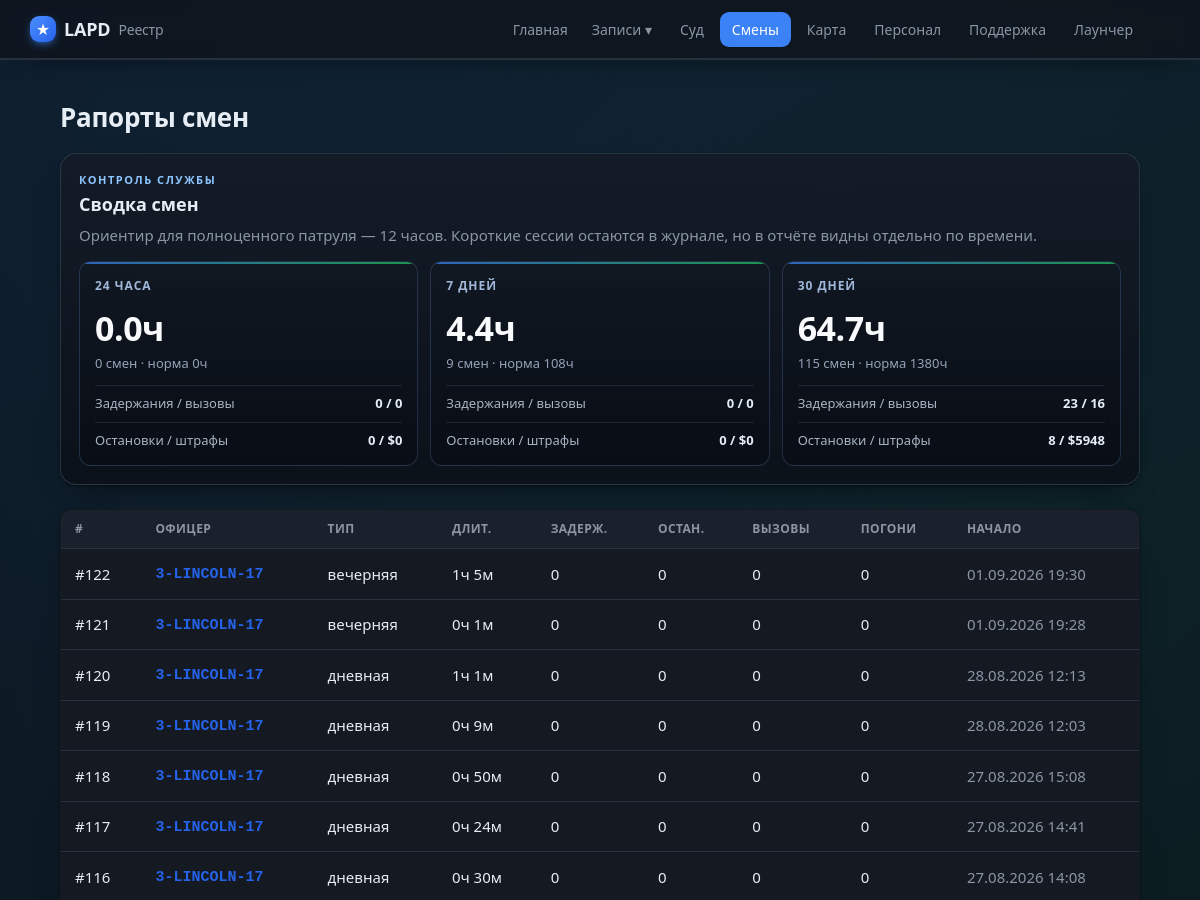
Page /shifts (upper part) on the earlier database version.
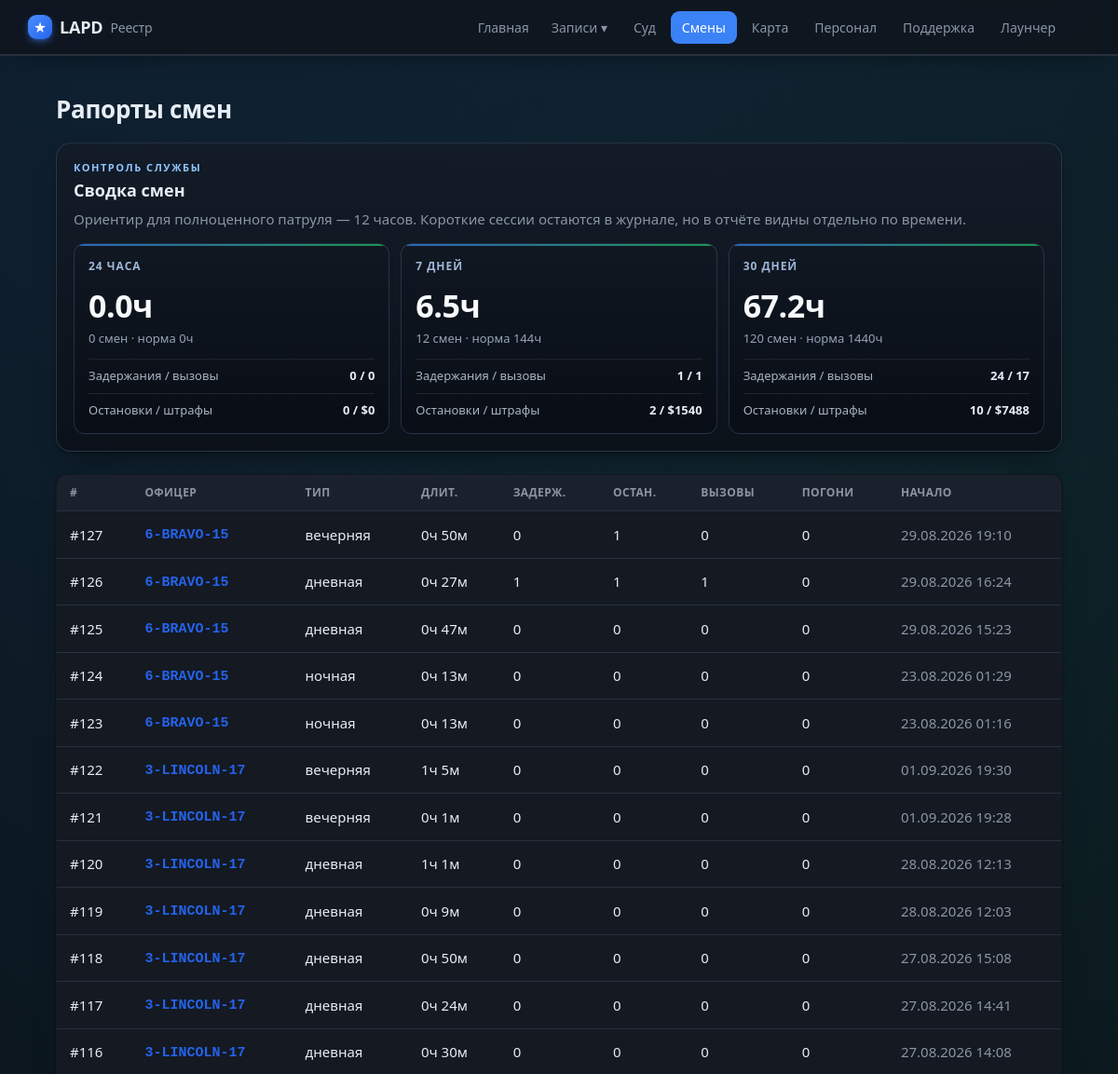
Same page on the later database version.
### tables this page shows
CREATE TABLE shifts (
                id INTEGER PRIMARY KEY AUTOINCREMENT,
                officer_id INTEGER NOT NULL,
                shift_type TEXT,
                started_at TEXT NOT NULL,
                ended_at TEXT,
                duration_min INTEGER DEFAULT 0,
                arrests INTEGER DEFAULT 0,
                traffic_stops INTEGER DEFAULT 0,
                pursuits INTEGER DEFAULT 0,
                pit INTEGER DEFAULT 0,
                callouts INTEGER DEFAULT 0,
                fines_total INTEGER DEFAULT 0,
                is_test INTEGER DEFAULT 0, source_ext TEXT,
                FOREIGN KEY (officer_id) REFERENCES officers(id)
            );

CREATE TABLE officers (
                id INTEGER PRIMARY KEY AUTOINCREMENT,
                callsign TEXT UNIQUE NOT NULL,
                name TEXT
            , current_status TEXT, status_since TEXT, rank TEXT, department TEXT, discord TEXT, is_admin INTEGER);

### app/main.py (the view)
@app.route("/shifts")
def shifts():
    return render_template("shifts.html", shifts=db.list_shifts(200),
                           periods=db.shift_periods())

### app/db.py (called while the page is built)
def fmt_dt(iso):
    try:
        dt = datetime.datetime.fromisoformat(iso)
        return dt.strftime("%d.%m.%Y %H:%M")
    except Exception:
        return iso or "—"

@contextmanager
def get_conn():
    conn = sqlite3.connect(config.DB_PATH)
    conn.row_factory = sqlite3.Row
    try:
        yield conn
        conn.commit()
    finally:
        conn.close()

def _row_to_shift(r):
    d = dict(r)
    d["is_test"] = bool(r["is_test"]) if "is_test" in r.keys() else False
    d["type_ru"] = SHIFT_TYPE_RU.get(r["shift_type"], r["shift_type"] or "—")
    dm = r["duration_min"] or 0
    d["duration_h"] = f"{dm // 60}ч {dm % 60}м"
    d["started_fmt"] = fmt_dt(r["started_at"])
    return d

def list_shifts(limit=100, officer_id=None):
    q = """SELECT shifts.*, officers.callsign, officers.name AS officer_name
           FROM shifts JOIN officers ON officers.id = shifts.officer_id"""
    params = []
    if officer_id:
        q += " WHERE shifts.officer_id=?"; params.append(officer_id)
    q += " ORDER BY shifts.id DESC LIMIT ?"; params.append(limit)
    with get_conn() as c:
        return [_row_to_shift(r) for r in c.execute(q, params).fetchall()]

### app/templates/shifts.html (shortened to what this page needs)
{% extends "base.html" %}
{% block content %}
<div class="case-head">
  <h1>Рапорты смен</h1>
</div>
<section class="period-panel">
  <div class="section-kicker">Контроль службы</div>
  <h2>Сводка смен</h2>
  <p class="muted">Ориентир для полноценного патруля — 12 часов. Короткие сессии остаются в журнале, но в отчёте видны отдельно по времени.</p>
  <div class="period-grid">
    {% for p in periods %}
      <article class="period-card">
        <div class="period-title">{{ p.label }}</div>
        <div class="period-main">{{ p.hours }}ч</div>
        <div class="period-sub">{{ p.count }} смен · норма {{ (p.count * 12) }}ч</div>
        <div class="period-line">
          <span>Задержания / вызовы</span>
          <b>{{ p.arrests }} / {{ p.callouts }}</b>
        </div>
        <div class="period-line">
          <span>Остановки / штрафы</span>
          <b>{{ p.traffic_stops }} / ${{ p.fines_total }}</b>
        </div>
      </article>
    {% endfor %}
  </div>
</section>
{% if shifts %}
<table class="tbl">
  <thead><tr><th>#</th><th>Офицер</th><th>Тип</th><th>Длит.</th><th>Задерж.</th><th>Остан.</th><th>Вызовы</th><th>Погони</th><th>Начало</th></tr></thead>
  <tbody>
  {% for s in shifts %}
    <tr onclick="location='{{ url_for('shift_view', sid=s.id) }}'">
      <td><a class="row-link" href="{{ url_for('shift_view', sid=s.id) }}" onclick="event.stopPropagation()">#{{ s.id }}</a></td>
      <td>{% if s.callsign %}<a class="cs" href="{{ url_for('officer_view', callsign=s.callsign) }}" onclick="event.stopPropagation()">{{ s.callsign }}</a>{% else %}—{% endif %}
        {% if s.is_test %}<span class="tag test">ТЕСТ</span>{% endif %}</td>
      <td>{{ s.type_ru }}</td>
      <td>{{ s.duration_h }}</td>
      <td>{{ s.arrests }}</td>
      <td>{{ s.traffic_stops }}</td>
      <td>{{ s.callouts }}</td>
      <td>{{ s.pursuits }}</td>
      <td class="muted">{{ s.started_fmt }}</td>
    </tr>
  {% endfor %}
  </tbody>
</table>
{% else %}
  <p class="empty">Смен пока нет<span class="empty-sub">После закрытия игры агент отправит первый рапорт автоматически.</span></p>
{% endif %}
{% endblock %}

Differences in the rows shown:
added shifts: id "127", callsign "6-BRAVO-15", type_ru "вечерняя", duration_h "0ч 50м", arrests "0", traffic_stops "1", callouts "0", pursuits "0", started_fmt "29.08.2026 19:10"
added shifts: id "126", callsign "6-BRAVO-15", type_ru "дневная", duration_h "0ч 27м", arrests "1", traffic_stops "1", callouts "1", pursuits "0", started_fmt "29.08.2026 16:24"
added shifts: id "125", callsign "6-BRAVO-15", type_ru "дневная", duration_h "0ч 47м", arrests "0", traffic_stops "0", callouts "0", pursuits "0", started_fmt "29.08.2026 15:23"
added shifts: id "124", callsign "6-BRAVO-15", type_ru "ночная", duration_h "0ч 13м", arrests "0", traffic_stops "0", callouts "0", pursuits "0", started_fmt "23.08.2026 01:29"
added shifts: id "123", callsign "6-BRAVO-15", type_ru "ночная", duration_h "0ч 13м", arrests "0", traffic_stops "0", callouts "0", pursuits "0", started_fmt "23.08.2026 01:16"
Other differences:
new list line: "7 ДНЕЙ 6.5 ч 12 смен · норма 144 ч Задержания / вызовы 1 / 1 Остановки / штрафы 2 / $ 1540"
new list line: "30 ДНЕЙ 67.2 ч 120 смен · норма 1440 ч Задержания / вызовы 24 / 17 Остановки / штрафы 10 / $ 7488"
list line gone: "7 ДНЕЙ 4.4 ч 9 смен · норма 108 ч Задержания / вызовы 0 / 0 Остановки / штрафы 0 / $ 0"
list line gone: "30 ДНЕЙ 64.7 ч 115 смен · норма 1380 ч Задержания / вызовы 23 / 16 Остановки / штрафы 8 / $ 5948"
